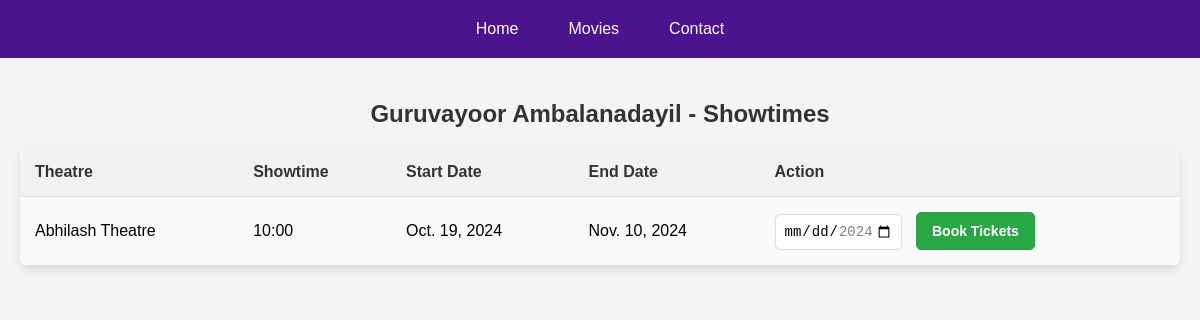
The page /movies/3/showtimes/ on the database its author committed.
### myapp/models.py (models this page shows, shortened)
class Movie(models.Model):
    title = models.CharField(max_length=100)
    category = models.ForeignKey(Category, on_delete=models.CASCADE)
    release_date = models.DateField()
    description = models.TextField()
    poster = models.ImageField(upload_to='posters/',blank=True,null=True)
    director = models.CharField(max_length=100)
    duration = models.DurationField()
    price = models.DecimalField(max_digits=10, decimal_places=2)

class Showtime(models.Model):
    movie = models.ForeignKey(Movie, on_delete=models.CASCADE)
    theatre = models.ForeignKey(Theatre, on_delete=models.CASCADE)
    showtime = models.TimeField()
    start_date = models.DateField(null=True, blank=True)
    end_date = models.DateField(null=True, blank=True)

class Theatre(models.Model):
    name = models.CharField(max_length=255)
    location = models.CharField(max_length=255)
    rows = models.TextField()  # Stores rows as a comma-separated string like "A,B,C,D"
    seats_per_row = models.IntegerField()
    parking_available = models.TextField(blank=True, null=True)
    food_and_beverage_options = models.TextField(blank=True, null=True)  # Description of options
    accessibility_options = models.TextField(blank=True, null=True)  # Accessibility information

### myapp/views.py (the view)
# urls.py: path('movies/<int:movie_id>/showtimes/', views.movie_showtimes, name='movie_showtimes'),
def movie_showtimes(request, movie_id):
    movie = get_object_or_404(Movie, id=movie_id)
    showtimes = Showtime.objects.filter(movie=movie)
    return render(request, 'movie_showtimes.html', {
        'movie': movie,
        'showtimes': showtimes
    })

### templates/movie_showtimes.html (shortened to what this page needs)
<!DOCTYPE html>
<html lang="en">
<head>
</head>
<body>
    <header>
        <div class="navbar">
            <a href="{% url 'user_dashboard' %}">Home</a>
            <a href="#">Movies</a>
            <a href="{% url 'contact' %}">Contact</a>
        </div>
    </header>
    <main>
        <h2>{{ movie.title }} - Showtimes</h2>
        <table>
            <tr>
                <th>Theatre</th>
                <th>Showtime</th>
                <th>Start Date</th>
                <th>End Date</th>
                <th>Action</th>
            </tr>
            {% for showtime in showtimes %}
            <tr>
                <td>{{ showtime.theatre.name }}</td>
                <td>{{ showtime.showtime|date:"H:i" }}</td>
                <td>{{ showtime.start_date }}</td>
                <td>{{ showtime.end_date }}</td>
                <td>
                    <form action="{% url 'view_seating' theatre_id=showtime.theatre.id %}" method="post">
                        <input type="date" name="booking_date" class="date-picker"
                               min="{{ showtime.start_date|date:"Y-m-d" }}"
                               max="{{ showtime.end_date|date:"Y-m-d" }}"
                               required>
                        <button type="submit" class="book-button">Book Tickets</button>
                    </form>
                </td>
            </tr>
            {% endfor %}
        </table>
    </main>
</body>
</html>

### templates/movie_showtimes.html (style rules this page uses)
body { font-family: 'Poppins', sans-serif; background-color: #f3f4f6; padding: 20px; margin: 0; box-sizing: border-box; }
header { background-color: #4a148c; padding: 10px 0; color: white; position: fixed; width: 100%; top: 0; left: 0; z-index: 1000; }
.navbar { display: flex; justify-content: center; align-items: center; gap: 20px; }
.navbar a { color: white; text-decoration: none; padding: 10px 15px; border-radius: 5px; transition: background-color 0.3s; }
h2 { color: #333; margin: 80px 0 20px; text-align: center; }
table { width: 100%; border-collapse: collapse; margin-top: 20px; background-color: #fff; border-radius: 8px; overflow: hidden; box-shadow: 0px 4px 8px rgba(0, 0, 0, 0.1); }
th, td { padding: 15px; text-align: left; border-bottom: 1px solid #ddd; }
th { background-color: #f2f2f2; color: #333; }
tr:nth-child(even) { background-color: #f9f9f9; }
.book-button { display: inline-block; padding: 10px 15px; background-color: #28a745; color: white; text-decoration: none; font-size: 14px; font-weight: bold; border-radius: 5px; transition: background-color 0.3s, transform 0.2s; border: 1px solid #28a745; text-align: center; }
.date-picker { padding: 8px; font-size: 14px; border-radius: 5px; border: 1px solid #ddd; margin-right: 10px; }

### rows shown on the page
Movie: title "Guruvayoor Ambalanadayil"
Showtime: theatre.name "Abhilash Theatre", showtime "10:00", start_date "Oct. 19, 2024", end_date "Nov. 10, 2024"
